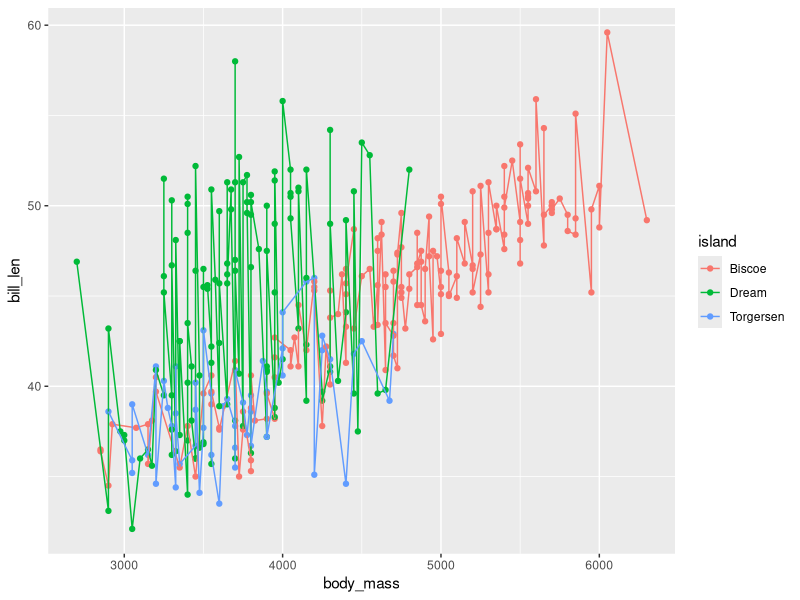

Write the R code that produced this figure.
library(tidyverse)

dt <- penguins

ggplot(dt, aes(x = body_mass, y = bill_len, color = island)) +
  geom_point() +
  geom_line()

## Necesito crear un plot !!!
